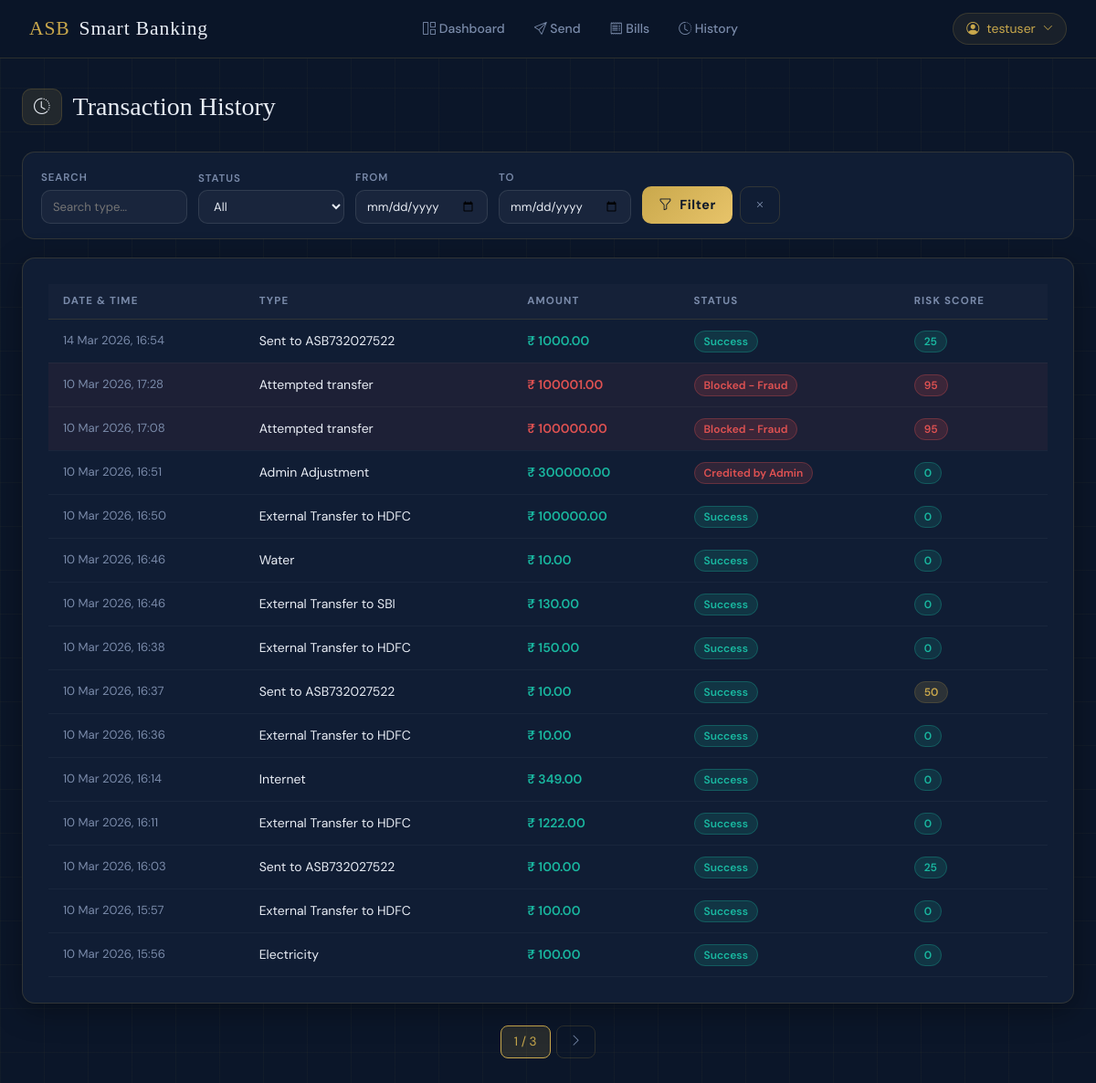
/transactions/ (signed in), run on the app's committed database.
### transactions/models.py (models this page shows, shortened)
class Transaction(models.Model):
    STATUS_CHOICES = [
        ('Success', 'Success'),
        ('Blocked - Fraud', 'Blocked - Fraud'),
    ]
    user = models.ForeignKey(User, on_delete=models.CASCADE)
    bill_type = models.CharField(max_length=255)
    amount = models.DecimalField(max_digits=10, decimal_places=2)
    status = models.CharField(max_length=50, choices=STATUS_CHOICES)
    risk_score = models.IntegerField(default=0)
    explanation = models.TextField(blank=True, null=True)
    created_at = models.DateTimeField(auto_now_add=True)

### transactions/views.py (the view)
# urls.py: path('transactions/', views.transaction_history, name='transactions'),
@login_required
def transaction_history(request):
    qs = Transaction.objects.filter(user=request.user).order_by('-created_at')
    q         = request.GET.get('q', '').strip()
    tx_type   = request.GET.get('type', '').strip()
    from_date = request.GET.get('from_date', '').strip()
    to_date   = request.GET.get('to_date', '').strip()
    if q:
        qs = qs.filter(bill_type__icontains=q)
    if tx_type:
        qs = qs.filter(status=tx_type)
    if from_date:
        qs = qs.filter(created_at__date__gte=from_date)
    if to_date:
        qs = qs.filter(created_at__date__lte=to_date)
    page = Paginator(qs, 15).get_page(request.GET.get('page'))
    return render(request, 'user/transactions.html', {
        'transactions': page,
        'q': q, 'type': tx_type, 'from_date': from_date, 'to_date': to_date,
    })

### templates/user/transactions.html (shortened to what this page needs)
{% extends "base.html" %}
{% block content %}
<div class="page-title fade-up"><span class="icon-pill"><i class="bi bi-clock-history"></i></span>Transaction History</div>
<div class="filter-bar fade-up fade-up-1">
  <form method="get" style="display:flex;gap:12px;flex-wrap:wrap;align-items:flex-end;width:100%;">
    <div class="filter-group">
      <label>Search</label>
      <input type="text" name="q" class="asb-input" placeholder="Search type..." value="{{ q }}" style="width:160px;padding:8px 12px;font-size:0.82rem;">
    </div>
    <div class="filter-group">
      <label>Status</label>
      <select name="type" class="asb-input" style="width:160px;padding:8px 12px;font-size:0.82rem;">
        <option value="">All</option>
      </select>
    </div>
    <div class="filter-group">
      <label>From</label>
      <input type="date" name="from_date" class="asb-input" value="{{ from_date }}" style="padding:8px 12px;font-size:0.82rem;">
    </div>
    <div class="filter-group">
      <label>To</label>
      <input type="date" name="to_date" class="asb-input" value="{{ to_date }}" style="padding:8px 12px;font-size:0.82rem;">
    </div>
    <div class="filter-group">
      <label>&nbsp;</label>
      <div style="display:flex;gap:8px;">
        <button class="btn-gold" type="submit" style="padding:9px 18px;"><i class="bi bi-funnel"></i> Filter</button>
        <a href="{% url 'transactions' %}" class="btn-outline" style="padding:9px 14px;"><i class="bi bi-x"></i></a>
      </div>
    </div>
  </form>
</div>
<div class="asb-card fade-up fade-up-2" style="overflow-x:auto;">
  {% if transactions %}
  <table class="asb-table">
    <thead><tr><th>Date & Time</th><th>Type</th><th>Amount</th><th>Status</th><th>Risk Score</th></tr></thead>
    <tbody>
      {% for t in transactions %}
      <tr {% if t.status == 'Blocked - Fraud' %}class="fraud-row"{% endif %}>
        <td style="color:var(--muted);font-size:0.82rem;">{{ t.created_at|date:"d M Y, H:i" }}</td>
        <td>{{ t.bill_type }}</td>
        <td style="font-weight:600;{% if t.status == 'Blocked - Fraud' %}color:var(--red);{% else %}color:var(--teal);{% endif %}">₹ {{ t.amount }}</td>
        <td>
          {% if t.status == 'Success' %}<span class="badge-success">Success</span>
          {% else %}<span class="badge-danger">{{ t.status }}</span>{% endif %}
        </td>
        <td>
          {% if t.risk_score >= 75 %}<span class="badge-danger">{{ t.risk_score }}</span>
          {% elif t.risk_score >= 40 %}<span class="badge-gold">{{ t.risk_score }}</span>
          {% else %}<span class="badge-success">{{ t.risk_score }}</span>{% endif %}
        </td>
      </tr>
      {% endfor %}
    </tbody>
  </table>
  {% else %}
  <div style="text-align:center;padding:48px;color:var(--muted);">
    <i class="bi bi-inbox" style="font-size:2.5rem;display:block;margin-bottom:12px;"></i>
    No transactions found.
  </div>
  {% endif %}
</div>
<div class="asb-page">
  {% if transactions.paginator.num_pages > 1 %}<span class="current">{{ transactions.number }} / {{ transactions.paginator.num_pages }}</span>{% endif %}
  {% if transactions.has_next %}<a href="?page={{ transactions.next_page_number }}&q={{ q }}&type={{ type }}&from_date={{ from_date }}&to_date={{ to_date }}"><i class="bi bi-chevron-right"></i></a>{% endif %}
</div>
{% endblock %}

### templates/user/navbar.html (shortened to what this page needs)
<nav class="asb-nav">
  <a href="{% url 'user_dashboard' %}" class="brand">ASB <span>Smart Banking</span></a>
  <div class="nav-links">
    <a href="{% url 'user_dashboard' %}"><i class="bi bi-grid-1x2"></i> Dashboard</a>
    <a href="{% url 'send_money' %}"><i class="bi bi-send"></i> Send</a>
    <a href="{% url 'bill_pay' %}"><i class="bi bi-receipt"></i> Bills</a>
    <a href="{% url 'transactions' %}"><i class="bi bi-clock-history"></i> History</a>
  </div>
  <div class="nav-right">
    <div class="nav-user" id="navUserBtn" onclick="toggleNavDrop(this)" tabindex="0">
      <i class="bi bi-person-circle"></i> {{ request.user.username }}
      <i class="bi bi-chevron-down" id="navChevron" style="font-size:.7rem;transition:transform .2s;"></i>
    </div>
  </div>
</nav>

### data on the page
Transaction: created_at "14 Mar 2026, 16:54", bill_type "Sent to ASB732027522", amount "1000.00", status "Success", risk_score "25"
Transaction: created_at "10 Mar 2026, 17:28", bill_type "Attempted transfer", amount "100001.00", status "Blocked - Fraud", risk_score "95"
Transaction: created_at "10 Mar 2026, 17:08", bill_type "Attempted transfer", amount "100000.00", status "Blocked - Fraud", risk_score "95"
Transaction: created_at "10 Mar 2026, 16:51", bill_type "Admin Adjustment", amount "300000.00", status "Credited by Admin", risk_score "0"
Transaction: created_at "10 Mar 2026, 16:50", bill_type "External Transfer to HDFC", amount "100000.00", status "Success", risk_score "0"
Transaction: created_at "10 Mar 2026, 16:46", bill_type "Water", amount "10.00", status "Success", risk_score "0"
Transaction: created_at "10 Mar 2026, 16:46", bill_type "External Transfer to SBI", amount "130.00", status "Success", risk_score "0"
Transaction: created_at "10 Mar 2026, 16:38", bill_type "External Transfer to HDFC", amount "150.00", status "Success", risk_score "0"
Transaction: created_at "10 Mar 2026, 16:37", bill_type "Sent to ASB732027522", amount "10.00", status "Success", risk_score "50"
Transaction: created_at "10 Mar 2026, 16:36", bill_type "External Transfer to HDFC", amount "10.00", status "Success", risk_score "0"
Transaction: created_at "10 Mar 2026, 16:14", bill_type "Internet", amount "349.00", status "Success", risk_score "0"
Transaction: created_at "10 Mar 2026, 16:11", bill_type "External Transfer to HDFC", amount "1222.00", status "Success", risk_score "0"
Transaction: created_at "10 Mar 2026, 16:03", bill_type "Sent to ASB732027522", amount "100.00", status "Success", risk_score "25"
Transaction: created_at "10 Mar 2026, 15:57", bill_type "External Transfer to HDFC", amount "100.00", status "Success", risk_score "0"
Transaction: created_at "10 Mar 2026, 15:56", bill_type "Electricity", amount "100.00", status "Success", risk_score "0"

### other printed values
{{ request.user.username }} "testuser"
{{ transactions.number }} "1"
{{ transactions.paginator.num_pages }} "3"
